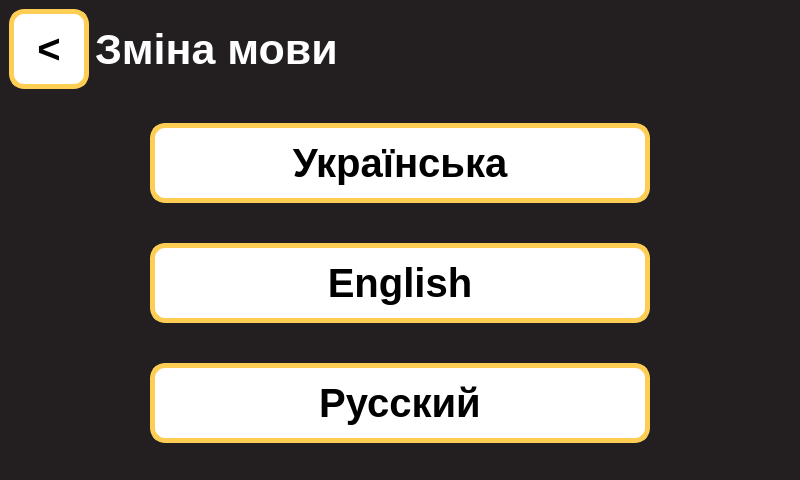
<?xml version="1.0" encoding="UTF-8"?>
<ui version="4.0">
 <class>MainWindow</class>
 <widget class="QMainWindow" name="MainWindow">
  <property name="geometry">
   <rect>
    <x>0</x>
    <y>0</y>
    <width>800</width>
    <height>480</height>
   </rect>
  </property>
  <property name="sizePolicy">
   <sizepolicy hsizetype="Fixed" vsizetype="Fixed">
    <horstretch>0</horstretch>
    <verstretch>0</verstretch>
   </sizepolicy>
  </property>
  <property name="minimumSize">
   <size>
    <width>800</width>
    <height>480</height>
   </size>
  </property>
  <property name="maximumSize">
   <size>
    <width>800</width>
    <height>480</height>
   </size>
  </property>
  <property name="windowTitle">
   <string>MainWindow</string>
  </property>
  <property name="styleSheet">
   <string notr="true">background-color: rgb(35, 31, 32);</string>
  </property>
  <property name="locale">
   <locale language="Russian" country="Ukraine"/>
  </property>
  <widget class="QWidget" name="centralwidget">
   <property name="locale">
    <locale language="Russian" country="Ukraine"/>
   </property>
   <layout class="QVBoxLayout" name="verticalLayout_2">
    <item>
     <layout class="QHBoxLayout" name="horizontalLayout">
      <item>
       <widget class="QPushButton" name="backButton2">
        <property name="minimumSize">
         <size>
          <width>80</width>
          <height>80</height>
         </size>
        </property>
        <property name="maximumSize">
         <size>
          <width>80</width>
          <height>80</height>
         </size>
        </property>
        <property name="font">
         <font>
          <pointsize>30</pointsize>
          <weight>75</weight>
          <bold>true</bold>
         </font>
        </property>
        <property name="styleSheet">
         <string notr="true">QPushButton 
{
	background-color: rgb(255, 255, 255);
	color: rgb(0, 0, 0);
	border-radius:  15px;
	border-style: solid;
	border-width: 5px;
	border-color: rgb(254, 205, 84);
}

QPushButton:pressed 
{
    background-color:  rgb(235, 235, 235);
}</string>
        </property>
        <property name="text">
         <string> &lt; </string>
        </property>
       </widget>
      </item>
      <item>
       <widget class="QLabel" name="languageChangeLabel">
        <property name="font">
         <font>
          <pointsize>32</pointsize>
          <weight>75</weight>
          <bold>true</bold>
         </font>
        </property>
        <property name="styleSheet">
         <string notr="true">color: rgb(255, 255, 255);</string>
        </property>
        <property name="text">
         <string>Зміна мови</string>
        </property>
       </widget>
      </item>
      <item>
       <spacer name="horizontalSpacer">
        <property name="orientation">
         <enum>Qt::Horizontal</enum>
        </property>
        <property name="sizeHint" stdset="0">
         <size>
          <width>40</width>
          <height>20</height>
         </size>
        </property>
       </spacer>
      </item>
     </layout>
    </item>
    <item>
     <spacer name="verticalSpacer_2">
      <property name="orientation">
       <enum>Qt::Vertical</enum>
      </property>
      <property name="sizeHint" stdset="0">
       <size>
        <width>20</width>
        <height>40</height>
       </size>
      </property>
     </spacer>
    </item>
    <item>
     <layout class="QVBoxLayout" name="verticalLayout">
      <item>
       <layout class="QHBoxLayout" name="horizontalLayout_4">
        <item>
         <widget class="QPushButton" name="UAButton">
          <property name="sizePolicy">
           <sizepolicy hsizetype="Fixed" vsizetype="Fixed">
            <horstretch>0</horstretch>
            <verstretch>0</verstretch>
           </sizepolicy>
          </property>
          <property name="minimumSize">
           <size>
            <width>500</width>
            <height>80</height>
           </size>
          </property>
          <property name="maximumSize">
           <size>
            <width>500</width>
            <height>80</height>
           </size>
          </property>
          <property name="font">
           <font>
            <pointsize>30</pointsize>
            <weight>75</weight>
            <italic>false</italic>
            <bold>true</bold>
            <underline>false</underline>
            <strikeout>false</strikeout>
            <stylestrategy>PreferDefault</stylestrategy>
            <kerning>true</kerning>
           </font>
          </property>
          <property name="cursor">
           <cursorShape>ArrowCursor</cursorShape>
          </property>
          <property name="tabletTracking">
           <bool>false</bool>
          </property>
          <property name="layoutDirection">
           <enum>Qt::LeftToRight</enum>
          </property>
          <property name="autoFillBackground">
           <bool>false</bool>
          </property>
          <property name="styleSheet">
           <string notr="true">QPushButton 
{
	background-color: rgb(255, 255, 255);
	color: rgb(0, 0, 0);
	border-radius:  15px;
	border-style: solid;
	border-width: 5px;
	border-color: rgb(254, 205, 84);
}

QPushButton:pressed 
{
    background-color:  rgb(235, 235, 235);
}</string>
          </property>
          <property name="text">
           <string>Українська</string>
          </property>
          <property name="iconSize">
           <size>
            <width>50</width>
            <height>50</height>
           </size>
          </property>
         </widget>
        </item>
       </layout>
      </item>
      <item>
       <spacer name="verticalSpacer_3">
        <property name="orientation">
         <enum>Qt::Vertical</enum>
        </property>
        <property name="sizeHint" stdset="0">
         <size>
          <width>20</width>
          <height>40</height>
         </size>
        </property>
       </spacer>
      </item>
      <item>
       <layout class="QHBoxLayout" name="horizontalLayout_3">
        <item>
         <widget class="QPushButton" name="ENButton">
          <property name="sizePolicy">
           <sizepolicy hsizetype="Fixed" vsizetype="Fixed">
            <horstretch>0</horstretch>
            <verstretch>0</verstretch>
           </sizepolicy>
          </property>
          <property name="minimumSize">
           <size>
            <width>500</width>
            <height>80</height>
           </size>
          </property>
          <property name="maximumSize">
           <size>
            <width>500</width>
            <height>80</height>
           </size>
          </property>
          <property name="font">
           <font>
            <pointsize>30</pointsize>
            <weight>75</weight>
            <italic>false</italic>
            <bold>true</bold>
            <underline>false</underline>
            <strikeout>false</strikeout>
            <stylestrategy>PreferDefault</stylestrategy>
            <kerning>true</kerning>
           </font>
          </property>
          <property name="cursor">
           <cursorShape>ArrowCursor</cursorShape>
          </property>
          <property name="tabletTracking">
           <bool>false</bool>
          </property>
          <property name="layoutDirection">
           <enum>Qt::LeftToRight</enum>
          </property>
          <property name="autoFillBackground">
           <bool>false</bool>
          </property>
          <property name="styleSheet">
           <string notr="true">QPushButton 
{
	background-color: rgb(255, 255, 255);
	color: rgb(0, 0, 0);
	border-radius:  15px;
	border-style: solid;
	border-width: 5px;
	border-color: rgb(254, 205, 84);
}

QPushButton:pressed 
{
    background-color:  rgb(235, 235, 235);
}</string>
          </property>
          <property name="text">
           <string>English</string>
          </property>
          <property name="iconSize">
           <size>
            <width>50</width>
            <height>50</height>
           </size>
          </property>
         </widget>
        </item>
       </layout>
      </item>
      <item>
       <spacer name="verticalSpacer_4">
        <property name="orientation">
         <enum>Qt::Vertical</enum>
        </property>
        <property name="sizeHint" stdset="0">
         <size>
          <width>20</width>
          <height>40</height>
         </size>
        </property>
       </spacer>
      </item>
      <item>
       <layout class="QHBoxLayout" name="horizontalLayout_2">
        <item>
         <widget class="QPushButton" name="RUButton">
          <property name="sizePolicy">
           <sizepolicy hsizetype="Fixed" vsizetype="Fixed">
            <horstretch>0</horstretch>
            <verstretch>0</verstretch>
           </sizepolicy>
          </property>
          <property name="minimumSize">
           <size>
            <width>500</width>
            <height>80</height>
           </size>
          </property>
          <property name="maximumSize">
           <size>
            <width>500</width>
            <height>80</height>
           </size>
          </property>
          <property name="font">
           <font>
            <pointsize>30</pointsize>
            <weight>75</weight>
            <italic>false</italic>
            <bold>true</bold>
            <underline>false</underline>
            <strikeout>false</strikeout>
            <stylestrategy>PreferDefault</stylestrategy>
            <kerning>true</kerning>
           </font>
          </property>
          <property name="cursor">
           <cursorShape>ArrowCursor</cursorShape>
          </property>
          <property name="tabletTracking">
           <bool>false</bool>
          </property>
          <property name="layoutDirection">
           <enum>Qt::LeftToRight</enum>
          </property>
          <property name="autoFillBackground">
           <bool>false</bool>
          </property>
          <property name="styleSheet">
           <string notr="true">QPushButton 
{
	background-color: rgb(255, 255, 255);
	color: rgb(0, 0, 0);
	border-radius:  15px;
	border-style: solid;
	border-width: 5px;
	border-color: rgb(254, 205, 84);
}

QPushButton:pressed 
{
    background-color:  rgb(235, 235, 235);
}</string>
          </property>
          <property name="text">
           <string>Русский</string>
          </property>
          <property name="iconSize">
           <size>
            <width>50</width>
            <height>50</height>
           </size>
          </property>
         </widget>
        </item>
       </layout>
      </item>
     </layout>
    </item>
    <item>
     <spacer name="verticalSpacer">
      <property name="orientation">
       <enum>Qt::Vertical</enum>
      </property>
      <property name="sizeHint" stdset="0">
       <size>
        <width>20</width>
        <height>40</height>
       </size>
      </property>
     </spacer>
    </item>
   </layout>
  </widget>
 </widget>
 <resources/>
 <connections/>
</ui>
